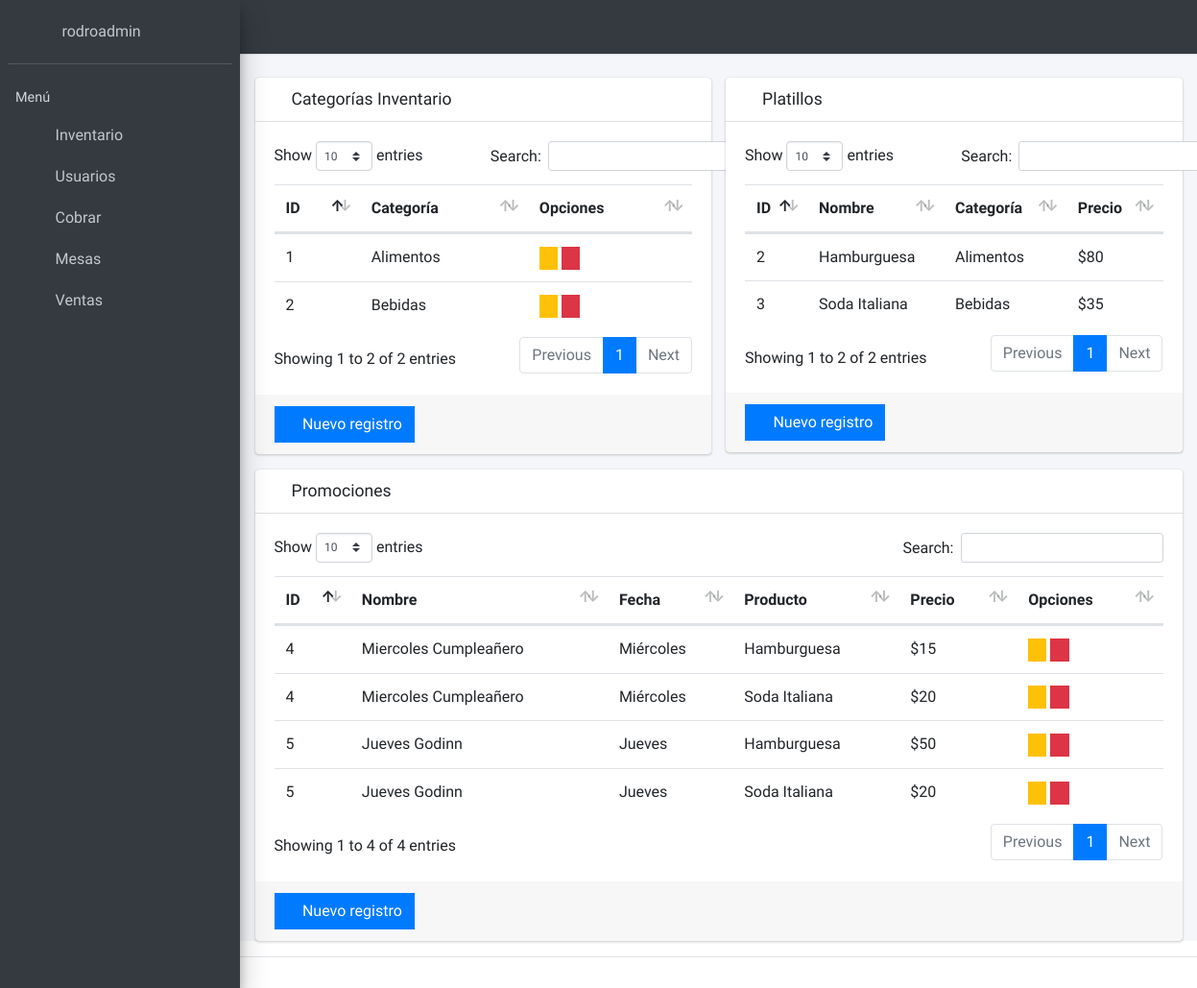
The app's page /inventario/ (signed in), older data.
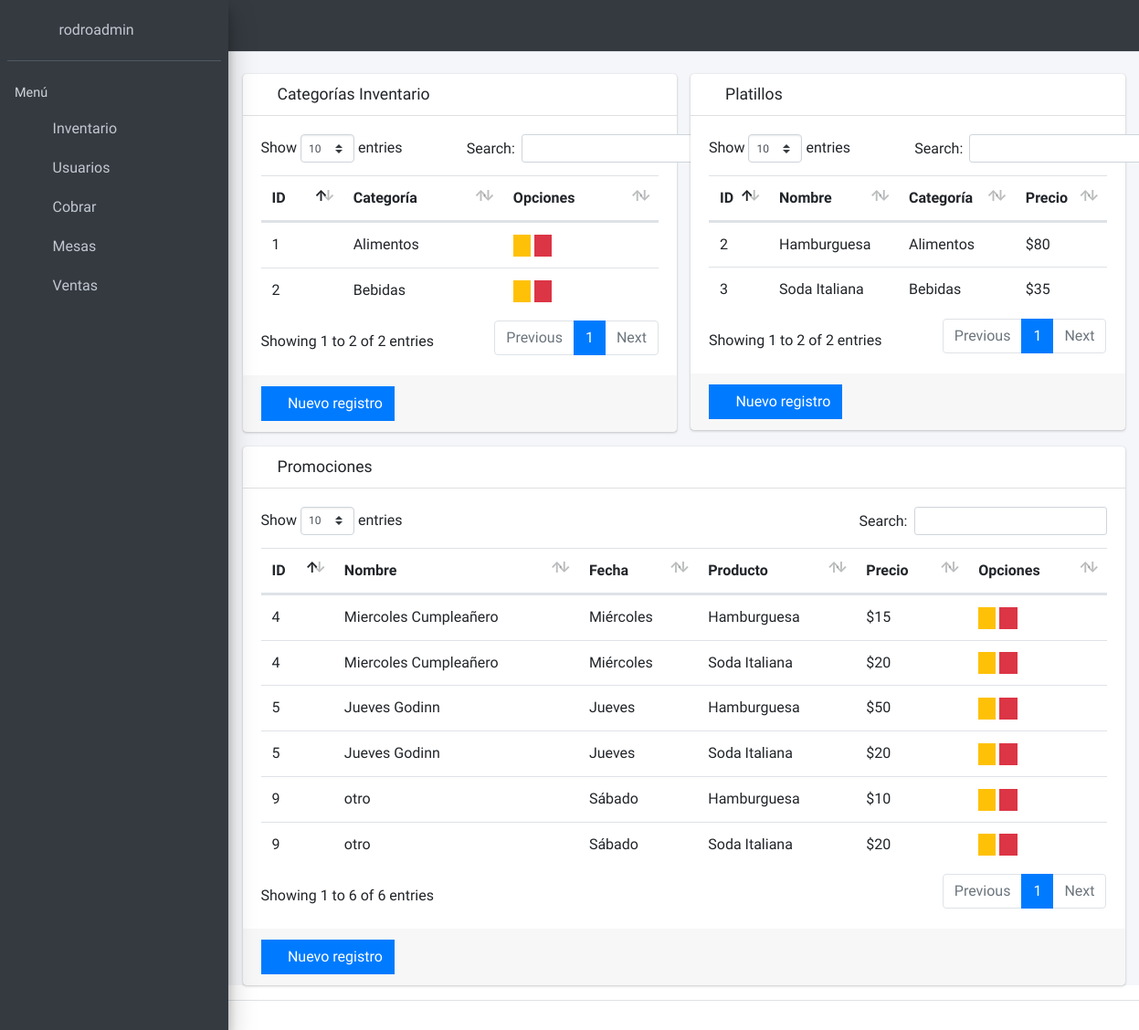
The same page, newer data.
### inventario/models.py (models this page shows)
class Inventario(models.Model):
    nombre_categoria = models.CharField(max_length=50, unique=True)
    descripcion = models.CharField(max_length=255, blank=True)
    def __str__(self):
        return self.nombre_categoria

### carta/models.py (models this page shows)
class ProductoMenu(models.Model):
    nombre_platillo = models.CharField(max_length=200, unique=True)
    precio = models.IntegerField()
    images = models.ImageField(upload_to='photos/menu')
    categoria = models.ForeignKey(Inventario, on_delete=models.CASCADE)
    def __str__(self):
        return self.nombre_platillo

### promocion/models.py (models this page shows, shortened)
class ProductosDias(models.Model):
    UNO = 'Lunes'
    DOS = 'Martes'
    TRES = 'Miércoles'
    CUATRO = 'Jueves'
    CINCO = 'Viernes'
    SEIS = 'Sábado'
    SIETE = 'Domingo'
    DAYS = (
        (UNO, 'Lunes'),
        (DOS, 'Martes'),
        (TRES, 'Miércoles'),
        (CUATRO, 'Jueves'),
        (CINCO, 'Viernes'),
        (SEIS, 'Sábado'),
        (SIETE, 'Domingo'),
    )
    promocion1 = models.ForeignKey(Promocion, on_delete=models.CASCADE, blank=True)
    producto1 = models.ForeignKey(ProductoMenu, on_delete=models.CASCADE, blank=True)
    precio_descuento = models.IntegerField(blank=True, default=0)
    dia = models.CharField(max_length=10, choices=DAYS)

class Promocion(models.Model):
    nombre_promocion = models.CharField(max_length=200, unique=True)
    imagen = models.ImageField(upload_to='photos/promo', blank=True)
    producto = models.ManyToManyField(ProductoMenu, through='ProductosDias', through_fields=('promocion1', 'producto1'),
                                      blank=True)

### inventario/views.py (the view)
# urls.py: path('', views.inventario, name='inventario'),
@login_required(login_url='login')
def inventario(request):
    categorias = Inventario.objects.all()
    promociones = Promocion.objects.all()
    platillos = ProductoMenu.objects.all()
    productos_dias = ProductosDias.objects.all()
    context = {
        'categorias': categorias,
        'promociones': promociones,
        'platillos': platillos,
        'productos_dias': productos_dias,
    }
    return render(request, 'include/list2.html', context)

### templates/include/list2.html (shortened to what this page needs)
{% extends 'include/list.html' %}
{% block columns %}
    <tr>
        <th>ID</th>
        <th>Categoría</th>
        <th>Opciones</th>
    </tr>
{% endblock %}
{% block rows %}
     {% for categoria in categorias %}
        <tr>
            <td>{{ categoria.id }}</td>
            <td>{{ categoria.nombre_categoria }}</td>
            <td>
                <a href="{% url 'editar' categoria.id %}" class="btn btn-warning btn-xs btn-flat">
                    <i class="fas fa-edit"></i>
                </a>
                <a href="{% url 'eliminar' categoria.id %}" class="btn btn-danger btn-xs btn-flat">
                    <i class="fas fa-trash-alt"></i>
                </a>
            </td>
        </tr>
    {% endfor %}
{% endblock %}
{% block c %}
    <tr>
        <th>ID</th>
        <th>Nombre</th>
        <th>Fecha</th>
        <th>Producto</th>
        <th>Precio</th>
        <th>Opciones</th>
    </tr>
{% endblock %}
{% block r %}
    {% for producto_dia in productos_dias %}
        <tr>
            <td>{{ producto_dia.promocion1.id }}</td>
            <td>{{ producto_dia.promocion1.nombre_promocion }}</td>
            <td>{{ producto_dia.dia }}</td>
            <td>{{ producto_dia.producto1 }}</td>
            <td>${{ producto_dia.precio_descuento }}</td>
            <td>
                <a href="{% url 'editar_promocion' producto_dia.id %}" class="btn btn-warning btn-xs btn-flat">
                    <i class="fas fa-edit"></i>
                </a>
                <a href="{% url 'eliminar_promocion' producto_dia.id %}" class="btn btn-danger btn-xs btn-flat">
                    <i class="fas fa-trash-alt"></i>
                </a>
            </td>
        </tr>
    {% endfor %}
{% endblock %}
{% block c1 %}
    <tr>
        <th>ID</th>
        <th>Nombre</th>
        <th>Categoría</th>
        <th>Precio</th>
    </tr>
{% endblock %}
{% block r1 %}
    {% for platillo in platillos %}
        <tr>
            <td>{{ platillo.id }}</td>
            <td>{{ platillo.nombre_platillo }}</td>
            <td>{{ platillo.categoria }}</td>
            <td>${{ platillo.precio }}</td>
        </tr>
    {% endfor %}
{% endblock %}

### templates/include/list.html (shortened to what this page needs)
{% extends 'include/body.html' %}
{% load static %}
{% block head %}
    <link rel="stylesheet" href="{% static 'lib/datatables-1.10.20/css/dataTables.bootstrap4.min.css' %}"/>
    <link rel="stylesheet" href="{% static 'lib/datatables-1.10.20/plugins/responsive-2.2.3/css/responsive.bootstrap4.min.css' %}"/>
{% endblock %}
{% block content %}
    <div class="row">
        <div class="col-sm-6">
            <div class="card card-default">
                <div class="card-header">
                    <h3 class="card-title">
                        <i class="fas fa-search"></i>
                        Categorías Inventario
                    </h3>
                </div>
                <div class="card-body">
                    <table class="table" id="data">
                        <thead>
                             {% block columns %}
                             {% endblock %}
                        </thead>
                        <tbody>
                             {% block rows %}
                             {% endblock %}
                        </tbody>
                    </table>
                </div>
                <div class="card-footer">
                    <a class="btn btn-primary btn-flat" href="{% url 'nuevo' %}">
                        <i class="fas fa-plus"></i> Nuevo registro
                    </a>
                </div>
            </div>
        </div>
        <div class="col-sm-6">
            <div class="card card-default">
                <div class="card-header">
                    <h3 class="card-title">
                        <i class="fas fa-search"></i>
                        Platillos
                    </h3>
                </div>
                <div class="card-body">
                    <table class="table" id="data1">
                        <thead>
                             {% block c1 %}
                             {% endblock %}
                        </thead>
                        <tbody>
                             {% block r1 %}
                             {% endblock %}
                        </tbody>
                    </table>
                </div>
                <div class="card-footer">
                    <a class="btn btn-primary btn-flat" href="{% url 'nuevo_platillo' %}">
                        <i class="fas fa-plus"></i> Nuevo registro
                    </a>
                </div>
            </div>
        </div>
    </div>
    <div class="card card-default">
        <div class="card-header">
            <h3 class="card-title">
                <i class="fas fa-search"></i>
                Promociones
            </h3>
        </div>
        <div class="card-body">
            <table class="table" id="data2">
                <thead>
                    {% block c %}
                    {% endblock %}
                </thead>
                <tbody>
                     {% block r %}
                     {% endblock %}
                </tbody>
            </table>
        </div>
        <div class="card-footer">
            <a class="btn btn-primary btn-flat" href="{% url 'nuevo_promocion' %}">
                <i class="fas fa-plus"></i> Nuevo registro
            </a>
        </div>
    </div>
{% endblock %}

### templates/include/body.html (shortened to what this page needs)
{% extends 'include/home.html' %}
{% block body %}
    <body class="hold-transition sidebar-dark layout-fixed">
        <div class="wrapper">
            {% include 'vtc/header.html' %}
            {% include 'vtc/sidebar.html' %}
            <div class="content-wrapper">
                <br>
                <div class="content">
                    <div class="container-fluid">
                        {% block content %}
                        {% endblock %}
                    </div>
                </div>
            </div>
            {% include 'include/footer.html' %}
        </div>
    </body>
{% endblock %}

### templates/include/home.html (shortened to what this page needs)
{% load static %}
<!DOCTYPE html>
<html lang="en">
<head>
    <link rel="stylesheet" href="{% static 'lib/adminlte-3.0.4/plugins/font-awesome-5.11.1/css/all.min.css' %}">
    <link rel="stylesheet" href="{% static 'lib/adminlte-3.0.4/css/adminlte.min.css' %}">
    {% block head %}
    {% endblock %}
</head>
{% block body %}
{% endblock %}
</html>

### templates/vtc/header.html (shortened to what this page needs)
<nav class="main-header navbar navbar-expand navbar-dark ">
    <ul class="navbar-nav">
        <li class="nav-item">
            <a class="nav-link" data-widget="pushmenu" href="#" role="button"><i class="fas fa-bars"></i></a>
        </li>
    </ul>
    <ul class="navbar-nav ml-auto">
        <li class="nav-item dropdown">
            <a class="nav-link" data-toggle="dropdown" href="#">
                <i class="fas fa-users-cog"></i>
            </a>
        </li>
        <li class="nav-item">
            <a class="nav-link" href="{% url 'logout' %}">
                <i class="fas fa-power-off" aria-hidden="true"></i>
            </a>
        </li>
    </ul>
</nav>

### templates/vtc/sidebar.html
{% load static %}
<aside class="main-sidebar sidebar-dark-blue elevation-4">
    <div class="sidebar">
        <div class="user-panel mt-3 pb-3 mb-3 d-flex">
            <div class="image">
                <img src="#" class="fas fa-user-alt" style="color: white" alt="">
            </div>
            <div class="info">
                <a href="#" class="d-block">{{ request.user.username }}</a>
            </div>
        </div>
        <nav class="mt-2">
            <ul class="nav nav-pills nav-sidebar flex-column" data-widget="treeview" role="menu" data-accordion="false">
                <li class="nav-header">Menú</li>
                <li class="nav-item">
                    <a href="{% url 'inventario' %}" class="nav-link">
                        <i class="nav-icon fas fa-truck-loading"></i>
                        <p>
                            Inventario
                        </p>
                    </a>
                </li>
                <li class="nav-item">
                    <a href="{% url 'mesero' %}" class="nav-link">
                        <i class="nav-icon fas fa-users"></i>
                        <p>
                            Usuarios
                        </p>
                    </a>
                </li>
                <li class="nav-item">
                    <a href="{% url 'cuenta' %}" class="nav-link">
                        <i class="nav-icon fas fa-dollar-sign"></i>
                        <p>
                            Cobrar
                        </p>
                    </a>
                </li>
                <li class="nav-item">
                    <a href="{% url 'mesas' %}" class="nav-link">
                        <i class="nav-icon fas fa-table"></i>
                        <p>
                            Mesas
                        </p>
                    </a>
                </li>
                <li class="nav-item">
                    <a href="{% url 'estadisticas' %}" class="nav-link">
                        <i class="nav-icon fas fa-shopping-cart"></i>
                        <p>
                            Ventas
                        </p>
                    </a>
                </li>
            </ul>
        </nav>
    </div>
</aside>

### templates/include/footer.html
<footer class="main-footer">
</footer>

Row changes from the older to the newer data that the page shows:
added ProductosDias: promocion1.id "9", promocion1.nombre_promocion "otro", dia "Sábado", producto1 "Hamburguesa", precio_descuento "10"
added ProductosDias: promocion1.id "9", promocion1.nombre_promocion "otro", dia "Sábado", producto1 "Soda Italiana", precio_descuento "20"
Text that changed along with them:
text written by a page script: "Show entries Search: Showing 1 to 4 of 4 entries Previous 1 Next" → "Show entries Search: Showing 1 to 6 of 6 entries Previous 1 Next"
